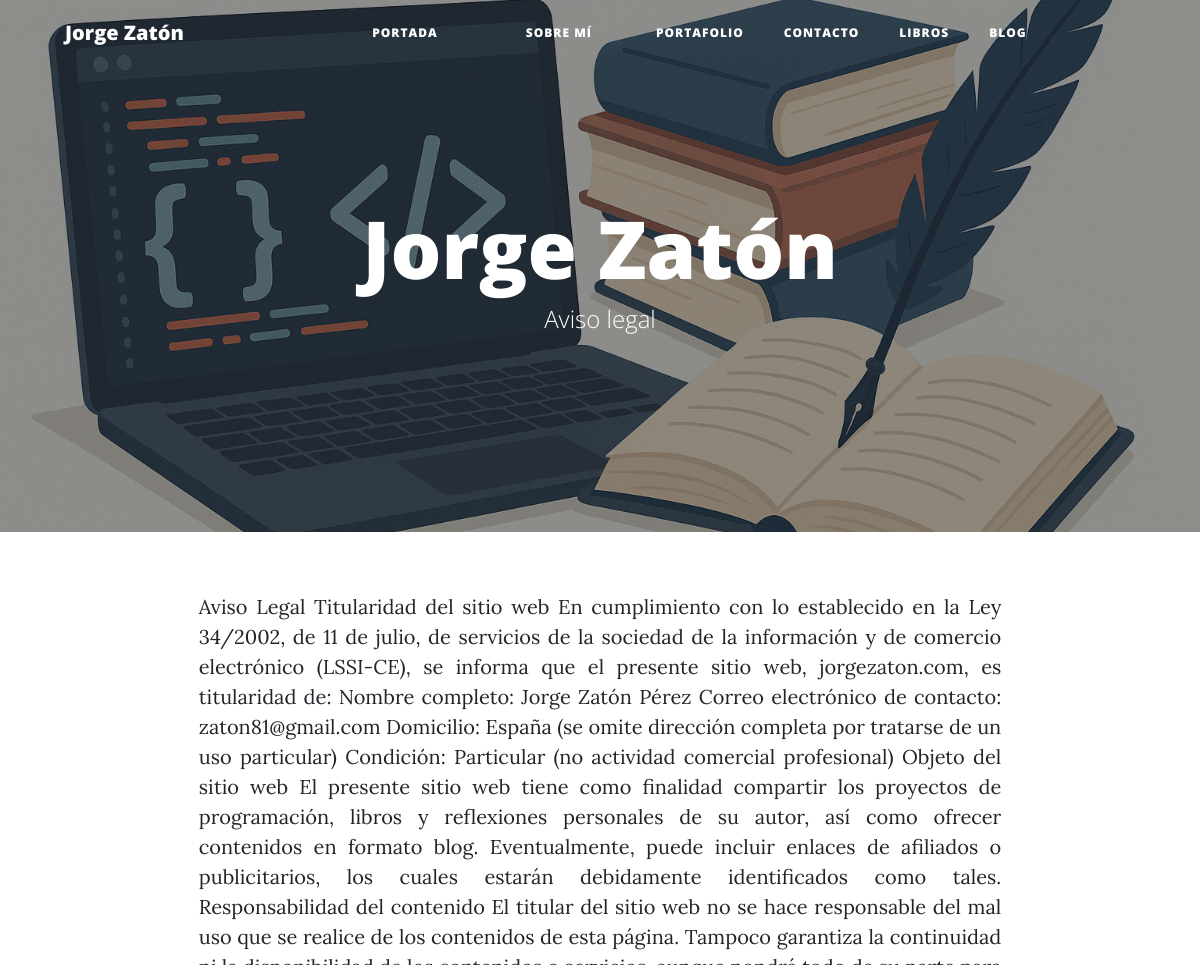
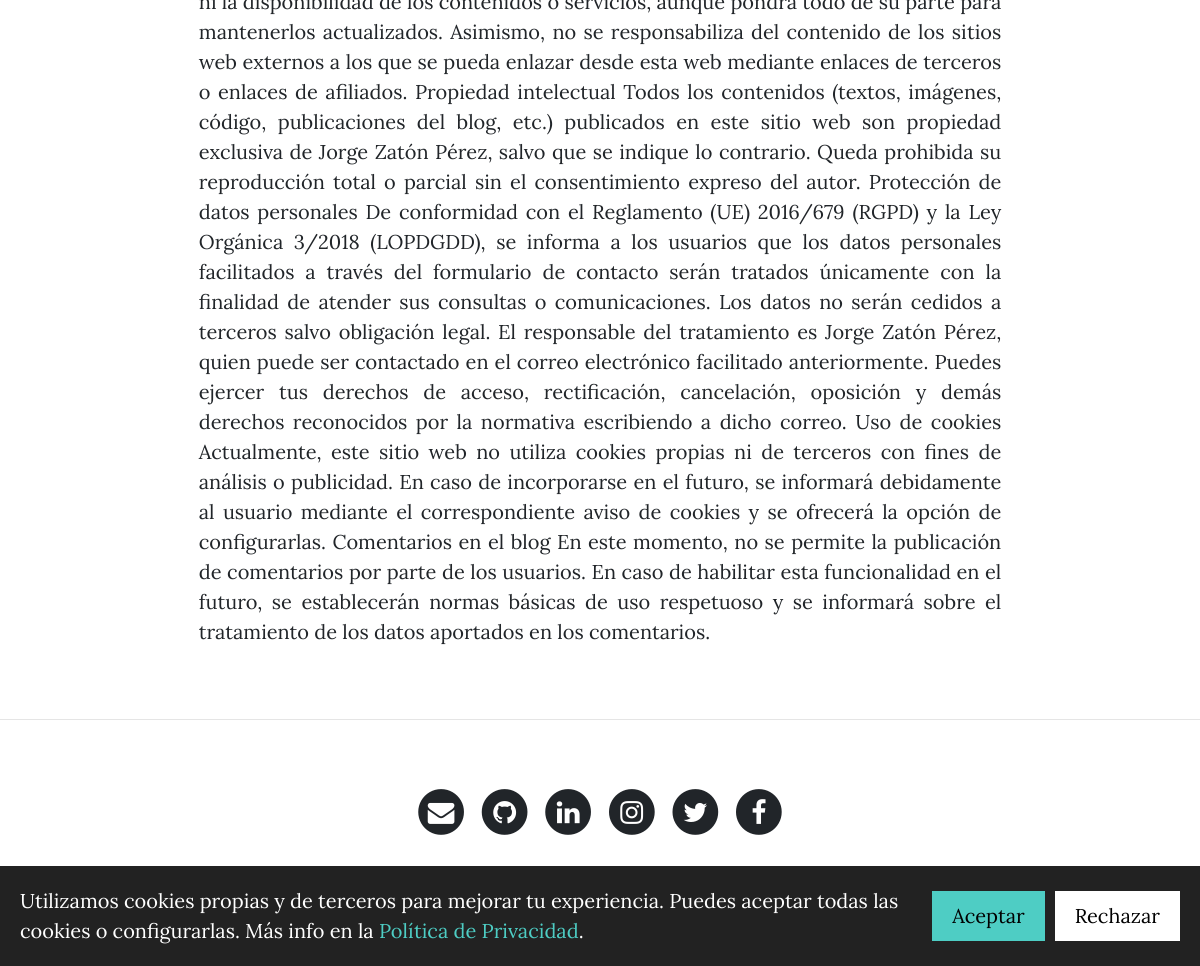
/page/1/, run on the app's committed database (2 pictures, top to bottom).
### pages/models.py (models this page shows, shortened)
class Pages(models.Model):
    title = models.CharField(max_length=200, verbose_name='Título')
    content = RichTextField(verbose_name="Contenido") #contenido de la página
    created = models.DateTimeField(auto_now_add=True, verbose_name="fecha de creación") #fecha de creación
    updated = models.DateTimeField(auto_now=True, verbose_name= "fecha de modificación")
    order = models.SmallIntegerField(verbose_name = "orden", default = 0)
    class Meta:
        verbose_name = 'Página'
        verbose_name_plural = 'Páginas'
        ordering = ['order','title'] # ordena por fecha de creación, de más reciente a más antiguo

### pages/views.py (the view)
# urls.py: path('<int:page_id>/', PageDetailView.as_view(), name="page"),
class PageDetailView(DetailView):
    model = Pages
    template_name = 'pages/pages.html'
    context_object_name = 'page'
    pk_url_kwarg = 'page_id'

### pages/templatetags/pagesextras.py (called while the page is built)
@register.simple_tag
def get_page_list():
    pages = Pages.objects.all()
    return pages

### social/processors.py (called while the page is built)
def ctx_dict(request):
    ctx = {}
    links = Link.objects.all()
    for link in links:
        ctx[link.key] = link.url
    return ctx

### pages/templates/pages/pages.html (shortened to what this page needs)
{% extends 'core/base.html' %}
{%block textoscabecera%}
<h1>Jorge Zatón</h1>
<span class="subheading">{{page.title}}</span>
{% endblock %}
{% block imagenportada %} {% load static %}{% static 'core/img/portadablog.png' %} {% endblock %}
{% block content %}
    <section class="page-section cta">
        <div class="container">
          <div class="row">
            <div class="col-xl-9 mx-auto">
              <div class="cta-innerv text-center rounded">
                <p class="mb-0 mbt">
                    {{page.content|safe}}
                </p>
              </div>
            </div>
          </div>
        </div>
      </section>
{% endblock %}

### core/templates/core/base.html (shortened to what this page needs)
{% load static %}
{% load i18n %}
<!DOCTYPE html>
<html lang="es">
  <head>
    <link href="{% static 'core/vendor/bootstrap/css/bootstrap.min.css' %}" rel="stylesheet">
    <link href="{% static 'core/vendor/font-awesome/css/font-awesome.min.css' %}" rel="stylesheet" type="text/css">
    <link href="{% static 'core/css/clean-blog.min.css' %}" rel="stylesheet">
  </head>
  <body>
    <nav class="navbar navbar-expand-lg navbar-light fixed-top" id="mainNav">
      <div class="container">
        <a class="navbar-brand" href="{% url 'home' %}">Jorge Zatón</a>
        <div class="collapse navbar-collapse" id="navbarResponsive">
          <ul class="navbar-nav mx-auto">
            <li class="nav-item {% if request.path == '/' %}active{% endif %} px-lg-4">
                <a class="nav-link" href="{% url 'home' %}">{% trans "Portada" %}</a>
            </li>
            <li class="nav-item {% if request.path == '/about/' %}active{% endif %} px-lg-4">
                <a class="nav-link" href="{% url 'about' %}">{% trans "Sobre mí" %}</a>
            </li>
            <li class="nav-item {% if request.path == '/portfolio/' %}active{% endif %}">
                <a class="nav-link" href="{% url 'portfolio' %}">{% trans "Portafolio" %}</a>
            </li>
            <li class="nav-item {% if request.path == '/contact/' %}active{% endif %}">
                <a class="nav-link" href="{% url 'contact' %}">{% trans "Contacto" %}</a>
            </li>
            <li class="nav-item {% if request.path == '/libros/' %}active{% endif %}">
                <a class="nav-link" href="{% url 'libros' %}">{% trans "Libros" %}</a>
            </li>
            <li class="nav-item {% if request.path|slice:":6" == '/blog/' %}active{% endif %}">
                <a class="nav-link" href="{% url 'blog' %}">{% trans "Blog" %}</a>
            </li>
          </ul>
        </div>
      </div>
    </nav>
    <header class="masthead" style="background-image: url('{% block imagenportada %}{% endblock %}')">
      <div class="overlay"></div>
      <div class="container">
        <div class="row">
          <div class="col-lg-8 col-md-10 mx-auto">
            <div class="site-heading">
              {%block textoscabecera%}{% endblock %}
            </div>
          </div>
        </div>
      </div>
    </header>
   <div class="container">
    {% block content %}{% endblock %}
    </div>
  {% if request.path != "/" %} <hr> {% endif %}
    <footer>
      <div class="container">
        <div class="row">
          <div class="col-lg-8 col-md-10 mx-auto">
            <ul class="list-inline text-center">
              <li class="list-inline-item">
                  <a href="{% url 'contact' %}" >
                      <span class="fa-stack fa-lg">
                          <i class="fa fa-circle fa-stack-2x"></i>
                          <i class="fa fa-envelope fa-stack-1x fa-inverse"></i>
                      </span>
                  </a>
              </li>
              {% if Link_GitHub %}
                <li class="list-inline-item">
                    <a href="{{Link_GitHub}}" target="_blank">
                        <span class="fa-stack fa-lg">
                            <i class="fa fa-circle fa-stack-2x"></i>
                            <i class="fa fa-github fa-stack-1x fa-inverse"></i>
                        </span>
                    </a>
                </li>
              {% endif %}
              {% if Link_linkedin %}
                <li class="list-inline-item">
                    <a href="{{Link_linkedin}}" target="_blank">
                        <span class="fa-stack fa-lg">
                            <i class="fa fa-circle fa-stack-2x"></i>
                            <i class="fa fa-linkedin fa-stack-1x fa-inverse"></i>
                        </span>
                    </a>
                </li>
              {% endif %}
              {% if Link_Instagram %}
                <li class="list-inline-item">
                    <a href="{{Link_Instagram}}" target="_blank">
                        <span class="fa-stack fa-lg">
                            <i class="fa fa-circle fa-stack-2x"></i>
                            <i class="fa fa-instagram fa-stack-1x fa-inverse"></i>
                        </span>
                    </a>
                </li>
              {% endif %}
              {% if Link_twitter %}
                <li class="list-inline-item">
                    <a href="{{Link_twitter}}" target="_blank">
                        <span class="fa-stack fa-lg">
                            <i class="fa fa-circle fa-stack-2x"></i>
                            <i class="fa fa-twitter fa-stack-1x fa-inverse"></i>
                        </span>
                    </a>
                </li>
              {% endif %}
              {% if Link_facebook %}
                <li class="list-inline-item">
                    <a href="{{Link_facebook}}" target="_blank">
                        <span class="fa-stack fa-lg">
                            <i class="fa fa-circle fa-stack-2x"></i>
                            <i class="fa fa-facebook fa-stack-1x fa-inverse"></i>
                        </span>
                    </a>
                </li>
              {% endif %}
          </ul>
        <p class="copyright text-muted">
          {% load pagesextras %}
          {% get_page_list as page_list %}
          {% for page in page_list %}
            <a href= "{% url "page" page.id %}" class=link >{{page.title}}</a> {% if not forloop.last %} · {% endif %}
          {% endfor %}
      </p>
          </div>
        </div>
      </div>
    </footer>
<div id="cookie-banner" style="position: fixed; bottom: 0; left: 0; right: 0; background: #222; color: #fff; padding: 1em; display: flex; justify-content: space-between; align-items: center; z-index: 1000;">
  <div style="max-width: 80%;">
  </div>
  <div style="display: flex; gap: 0.5em;">
    <button onclick="acceptCookies()" style="background: #4ecdc4; color: #000; border: none; padding: 0.5em 1em; cursor: pointer;">{% trans "Aceptar" %}</button>
    <button onclick="rejectCookies()" style="background: #fff; color: #000; border: none; padding: 0.5em 1em; cursor: pointer;">{% trans "Rechazar" %}</button>
  </div>
</div>
  </body>
</html>

### data on the page
Pages: title "Aviso legal", content "Aviso Legal Titularidad del sitio web En cumplimiento con lo establecido en la Ley 34/2002, de 11 de julio, de servicios de la sociedad de la información y de comercio electrónico (LSSI-CE), se informa que el presente sitio web, jorgezaton.com, es titularidad de: Nombre completo: Jorge Zatón Pérez Correo electrónico de contacto: zaton81@gmail.com Domicilio: España (se omite dirección completa por tratarse de un uso particular) Condición: Particular (no actividad comercial profesional) Objeto del sitio web El presente sitio web tiene como finalidad compartir los proyectos de programación, libros y reflexiones personales de su autor, así como ofrecer contenidos en formato blog. Eventualmente,…"
